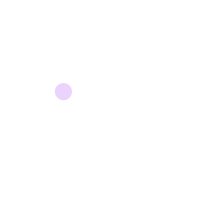
Frame 1 (no input)
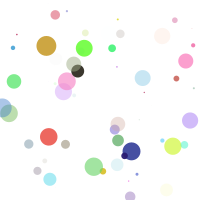
Frame 60 (the mouse pressed at the canvas centre just before this capture)
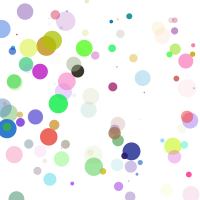
Frame 120 (the mouse held since frame 60 and released just before this capture)

The Processing sketch that drew these frames (run headless with seeded random() and noise(); from frame 60 on, the mouse is pressed at the canvas centre):

// Processing sketch: Day_6
// ── Day_6.pde
float r; //variable
float g; //variable
float b; //variable
float a; //variable

float diam; //variable
float x; //variable
float y; //variable

void setup(){ //window
  size (200,200); //size of object
  background(255); //color of background WHITE
}

void draw(){ //runs more than once
  r = random(255); //color red
  g = random(255); //color green
  b = random(255); //color blue
  a = random(255); //color grey scale
  diam = random(20); //random diam of ellipse
  x = random(width); //width of ellipse
  y = random(height); //height of ellipse
  
  //background(255); //new sheet
  
  noStroke(); //zero stroke for ellipse
  fill(r,g,b,a); //fill contains variable above
  ellipse(x,y,diam,diam); //ellipse size and color
  
  //delay(500);

}
